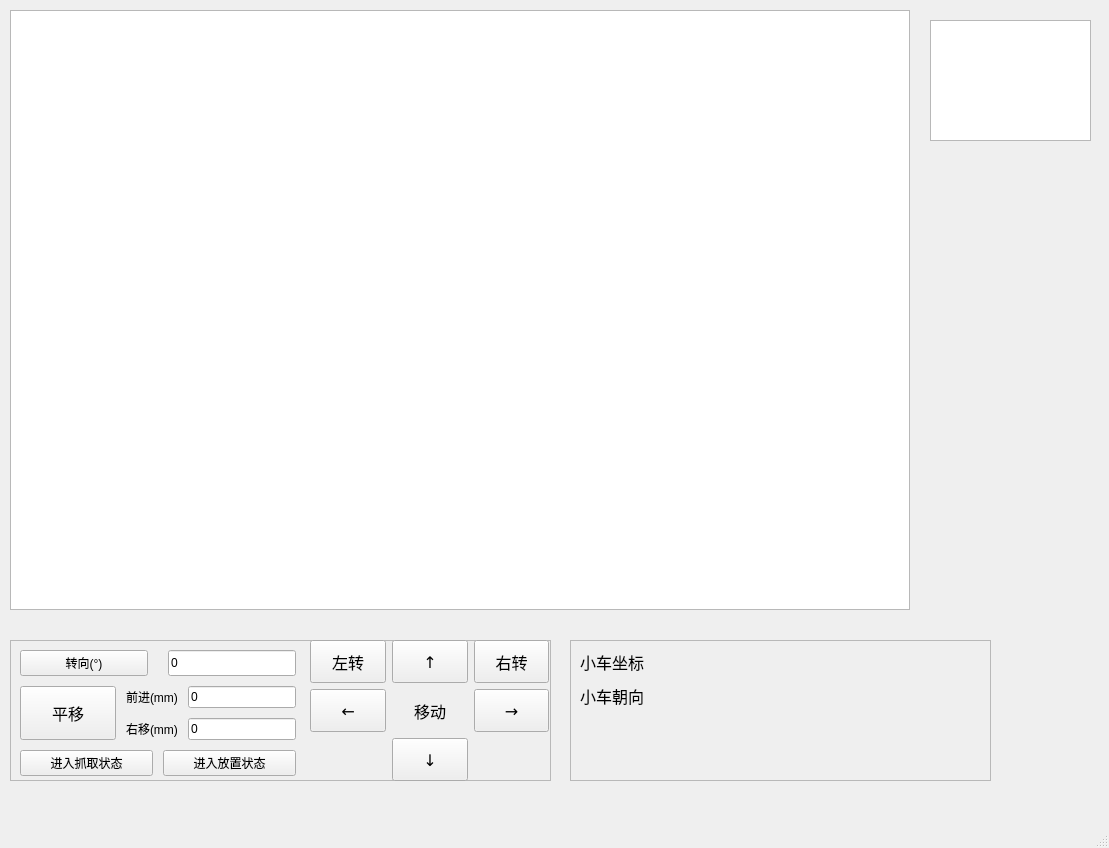
<?xml version="1.0" encoding="UTF-8"?>
<ui version="4.0">
 <class>MainWindow</class>
 <widget class="QMainWindow" name="MainWindow">
  <property name="geometry">
   <rect>
    <x>0</x>
    <y>0</y>
    <width>1109</width>
    <height>848</height>
   </rect>
  </property>
  <property name="sizePolicy">
   <sizepolicy hsizetype="Fixed" vsizetype="Fixed">
    <horstretch>0</horstretch>
    <verstretch>0</verstretch>
   </sizepolicy>
  </property>
  <property name="windowTitle">
   <string>浩宇一号控制面板</string>
  </property>
  <widget class="QWidget" name="centralwidget">
   <widget class="QFrame" name="command_plate">
    <property name="geometry">
     <rect>
      <x>10</x>
      <y>640</y>
      <width>541</width>
      <height>141</height>
     </rect>
    </property>
    <property name="sizePolicy">
     <sizepolicy hsizetype="Preferred" vsizetype="Preferred">
      <horstretch>0</horstretch>
      <verstretch>0</verstretch>
     </sizepolicy>
    </property>
    <property name="frameShape">
     <enum>QFrame::StyledPanel</enum>
    </property>
    <property name="frameShadow">
     <enum>QFrame::Raised</enum>
    </property>
    <widget class="QWidget" name="layoutWidget">
     <property name="geometry">
      <rect>
       <x>10</x>
       <y>10</y>
       <width>276</width>
       <height>126</height>
      </rect>
     </property>
     <property name="sizePolicy">
      <sizepolicy hsizetype="Preferred" vsizetype="Preferred">
       <horstretch>0</horstretch>
       <verstretch>0</verstretch>
      </sizepolicy>
     </property>
     <layout class="QVBoxLayout" name="command_plate_left">
      <property name="spacing">
       <number>10</number>
      </property>
      <item>
       <layout class="QHBoxLayout" name="horizontalLayout">
        <property name="spacing">
         <number>20</number>
        </property>
        <item>
         <widget class="QPushButton" name="steer_button">
          <property name="sizePolicy">
           <sizepolicy hsizetype="Preferred" vsizetype="Preferred">
            <horstretch>0</horstretch>
            <verstretch>0</verstretch>
           </sizepolicy>
          </property>
          <property name="text">
           <string>转向(°)</string>
          </property>
         </widget>
        </item>
        <item>
         <widget class="QLineEdit" name="steer_angle">
          <property name="sizePolicy">
           <sizepolicy hsizetype="Preferred" vsizetype="Preferred">
            <horstretch>0</horstretch>
            <verstretch>0</verstretch>
           </sizepolicy>
          </property>
          <property name="inputMethodHints">
           <set>Qt::ImhDigitsOnly|Qt::ImhHiddenText</set>
          </property>
          <property name="text">
           <string>0</string>
          </property>
         </widget>
        </item>
       </layout>
      </item>
      <item>
       <layout class="QHBoxLayout" name="horizontalLayout_4">
        <item>
         <widget class="QPushButton" name="shift_button">
          <property name="sizePolicy">
           <sizepolicy hsizetype="Preferred" vsizetype="Preferred">
            <horstretch>0</horstretch>
            <verstretch>0</verstretch>
           </sizepolicy>
          </property>
          <property name="font">
           <font>
            <family>AcadEref</family>
            <pointsize>12</pointsize>
           </font>
          </property>
          <property name="text">
           <string>平移</string>
          </property>
         </widget>
        </item>
        <item>
         <layout class="QVBoxLayout" name="verticalLayout">
          <item>
           <layout class="QHBoxLayout" name="horizontalLayout_2">
            <item>
             <widget class="QLabel" name="shift_hint_forward">
              <property name="sizePolicy">
               <sizepolicy hsizetype="Preferred" vsizetype="Preferred">
                <horstretch>0</horstretch>
                <verstretch>0</verstretch>
               </sizepolicy>
              </property>
              <property name="text">
               <string>前进(mm)</string>
              </property>
             </widget>
            </item>
            <item>
             <widget class="QLineEdit" name="shift_forward">
              <property name="sizePolicy">
               <sizepolicy hsizetype="Preferred" vsizetype="Preferred">
                <horstretch>0</horstretch>
                <verstretch>0</verstretch>
               </sizepolicy>
              </property>
              <property name="inputMethodHints">
               <set>Qt::ImhDigitsOnly</set>
              </property>
              <property name="text">
               <string>0</string>
              </property>
             </widget>
            </item>
           </layout>
          </item>
          <item>
           <layout class="QHBoxLayout" name="horizontalLayout_3">
            <item>
             <widget class="QLabel" name="shift_hint_shift">
              <property name="sizePolicy">
               <sizepolicy hsizetype="Preferred" vsizetype="Preferred">
                <horstretch>0</horstretch>
                <verstretch>0</verstretch>
               </sizepolicy>
              </property>
              <property name="text">
               <string>右移(mm)</string>
              </property>
             </widget>
            </item>
            <item>
             <widget class="QLineEdit" name="shift_shift">
              <property name="sizePolicy">
               <sizepolicy hsizetype="Preferred" vsizetype="Preferred">
                <horstretch>0</horstretch>
                <verstretch>0</verstretch>
               </sizepolicy>
              </property>
              <property name="inputMethodHints">
               <set>Qt::ImhDigitsOnly</set>
              </property>
              <property name="text">
               <string>0</string>
              </property>
             </widget>
            </item>
           </layout>
          </item>
         </layout>
        </item>
       </layout>
      </item>
      <item>
       <layout class="QHBoxLayout" name="horizontalLayout_5">
        <item>
         <widget class="QPushButton" name="enter_grab_mode">
          <property name="sizePolicy">
           <sizepolicy hsizetype="Preferred" vsizetype="Preferred">
            <horstretch>0</horstretch>
            <verstretch>0</verstretch>
           </sizepolicy>
          </property>
          <property name="text">
           <string>进入抓取状态</string>
          </property>
         </widget>
        </item>
        <item>
         <widget class="QPushButton" name="enter_place_mode">
          <property name="sizePolicy">
           <sizepolicy hsizetype="Preferred" vsizetype="Preferred">
            <horstretch>0</horstretch>
            <verstretch>0</verstretch>
           </sizepolicy>
          </property>
          <property name="text">
           <string>进入放置状态</string>
          </property>
         </widget>
        </item>
       </layout>
      </item>
     </layout>
    </widget>
    <widget class="QWidget" name="gridLayoutWidget">
     <property name="geometry">
      <rect>
       <x>300</x>
       <y>0</y>
       <width>239</width>
       <height>141</height>
      </rect>
     </property>
     <property name="sizePolicy">
      <sizepolicy hsizetype="Preferred" vsizetype="Preferred">
       <horstretch>0</horstretch>
       <verstretch>0</verstretch>
      </sizepolicy>
     </property>
     <layout class="QGridLayout" name="command_grid">
      <property name="sizeConstraint">
       <enum>QLayout::SetDefaultConstraint</enum>
      </property>
      <item row="0" column="1">
       <widget class="QPushButton" name="forward_button">
        <property name="sizePolicy">
         <sizepolicy hsizetype="Preferred" vsizetype="Preferred">
          <horstretch>0</horstretch>
          <verstretch>0</verstretch>
         </sizepolicy>
        </property>
        <property name="font">
         <font>
          <family>AcadEref</family>
          <pointsize>12</pointsize>
         </font>
        </property>
        <property name="text">
         <string>↑</string>
        </property>
       </widget>
      </item>
      <item row="2" column="1">
       <widget class="QPushButton" name="backward_button">
        <property name="sizePolicy">
         <sizepolicy hsizetype="Preferred" vsizetype="Preferred">
          <horstretch>0</horstretch>
          <verstretch>0</verstretch>
         </sizepolicy>
        </property>
        <property name="font">
         <font>
          <family>AcadEref</family>
          <pointsize>12</pointsize>
         </font>
        </property>
        <property name="text">
         <string>↓</string>
        </property>
       </widget>
      </item>
      <item row="1" column="2">
       <widget class="QPushButton" name="right_shift_button">
        <property name="sizePolicy">
         <sizepolicy hsizetype="Preferred" vsizetype="Preferred">
          <horstretch>0</horstretch>
          <verstretch>0</verstretch>
         </sizepolicy>
        </property>
        <property name="font">
         <font>
          <family>AcadEref</family>
          <pointsize>12</pointsize>
         </font>
        </property>
        <property name="text">
         <string>→</string>
        </property>
       </widget>
      </item>
      <item row="1" column="1">
       <widget class="QLabel" name="label_5">
        <property name="sizePolicy">
         <sizepolicy hsizetype="Preferred" vsizetype="Preferred">
          <horstretch>0</horstretch>
          <verstretch>0</verstretch>
         </sizepolicy>
        </property>
        <property name="font">
         <font>
          <family>AcadEref</family>
          <pointsize>12</pointsize>
         </font>
        </property>
        <property name="text">
         <string>移动</string>
        </property>
        <property name="alignment">
         <set>Qt::AlignCenter</set>
        </property>
       </widget>
      </item>
      <item row="1" column="0">
       <widget class="QPushButton" name="left_shift_button">
        <property name="sizePolicy">
         <sizepolicy hsizetype="Preferred" vsizetype="Preferred">
          <horstretch>0</horstretch>
          <verstretch>0</verstretch>
         </sizepolicy>
        </property>
        <property name="font">
         <font>
          <family>AcadEref</family>
          <pointsize>12</pointsize>
         </font>
        </property>
        <property name="text">
         <string>←</string>
        </property>
       </widget>
      </item>
      <item row="0" column="0">
       <widget class="QPushButton" name="turn_left_button">
        <property name="sizePolicy">
         <sizepolicy hsizetype="Preferred" vsizetype="Preferred">
          <horstretch>0</horstretch>
          <verstretch>0</verstretch>
         </sizepolicy>
        </property>
        <property name="font">
         <font>
          <family>AcadEref</family>
          <pointsize>12</pointsize>
         </font>
        </property>
        <property name="text">
         <string>左转</string>
        </property>
       </widget>
      </item>
      <item row="0" column="2">
       <widget class="QPushButton" name="turn_right_button">
        <property name="sizePolicy">
         <sizepolicy hsizetype="Preferred" vsizetype="Preferred">
          <horstretch>0</horstretch>
          <verstretch>0</verstretch>
         </sizepolicy>
        </property>
        <property name="font">
         <font>
          <family>AcadEref</family>
          <pointsize>12</pointsize>
         </font>
        </property>
        <property name="text">
         <string>右转</string>
        </property>
       </widget>
      </item>
     </layout>
    </widget>
   </widget>
   <widget class="QTextEdit" name="log_panel">
    <property name="geometry">
     <rect>
      <x>930</x>
      <y>20</y>
      <width>161</width>
      <height>121</height>
     </rect>
    </property>
   </widget>
   <widget class="QGraphicsView" name="graphicsView">
    <property name="geometry">
     <rect>
      <x>10</x>
      <y>10</y>
      <width>900</width>
      <height>600</height>
     </rect>
    </property>
   </widget>
   <widget class="QFrame" name="frame">
    <property name="geometry">
     <rect>
      <x>570</x>
      <y>640</y>
      <width>421</width>
      <height>141</height>
     </rect>
    </property>
    <property name="frameShape">
     <enum>QFrame::StyledPanel</enum>
    </property>
    <property name="frameShadow">
     <enum>QFrame::Raised</enum>
    </property>
    <widget class="QWidget" name="formLayoutWidget">
     <property name="geometry">
      <rect>
       <x>10</x>
       <y>10</y>
       <width>181</width>
       <height>121</height>
      </rect>
     </property>
     <layout class="QFormLayout" name="formLayout">
      <property name="horizontalSpacing">
       <number>10</number>
      </property>
      <property name="verticalSpacing">
       <number>10</number>
      </property>
      <item row="0" column="1">
       <widget class="QLabel" name="label_position_display">
        <property name="font">
         <font>
          <family>宋体</family>
          <pointsize>12</pointsize>
         </font>
        </property>
        <property name="text">
         <string/>
        </property>
       </widget>
      </item>
      <item row="0" column="0">
       <widget class="QLabel" name="label_position">
        <property name="font">
         <font>
          <family>宋体</family>
          <pointsize>12</pointsize>
         </font>
        </property>
        <property name="text">
         <string>小车坐标</string>
        </property>
       </widget>
      </item>
      <item row="1" column="0">
       <widget class="QLabel" name="label_facing">
        <property name="sizePolicy">
         <sizepolicy hsizetype="Preferred" vsizetype="Preferred">
          <horstretch>0</horstretch>
          <verstretch>0</verstretch>
         </sizepolicy>
        </property>
        <property name="font">
         <font>
          <family>宋体</family>
          <pointsize>12</pointsize>
         </font>
        </property>
        <property name="text">
         <string>小车朝向</string>
        </property>
       </widget>
      </item>
      <item row="1" column="1">
       <widget class="QLabel" name="label_facing_display">
        <property name="font">
         <font>
          <family>宋体</family>
          <pointsize>12</pointsize>
         </font>
        </property>
        <property name="text">
         <string/>
        </property>
       </widget>
      </item>
     </layout>
    </widget>
    <widget class="QWidget" name="formLayoutWidget_2">
     <property name="geometry">
      <rect>
       <x>210</x>
       <y>9</y>
       <width>201</width>
       <height>121</height>
      </rect>
     </property>
     <layout class="QFormLayout" name="formLayout_2"/>
    </widget>
   </widget>
  </widget>
  <widget class="QMenuBar" name="menubar">
   <property name="geometry">
    <rect>
     <x>0</x>
     <y>0</y>
     <width>1109</width>
     <height>23</height>
    </rect>
   </property>
  </widget>
  <widget class="QStatusBar" name="statusbar"/>
 </widget>
 <resources/>
 <connections/>
</ui>
